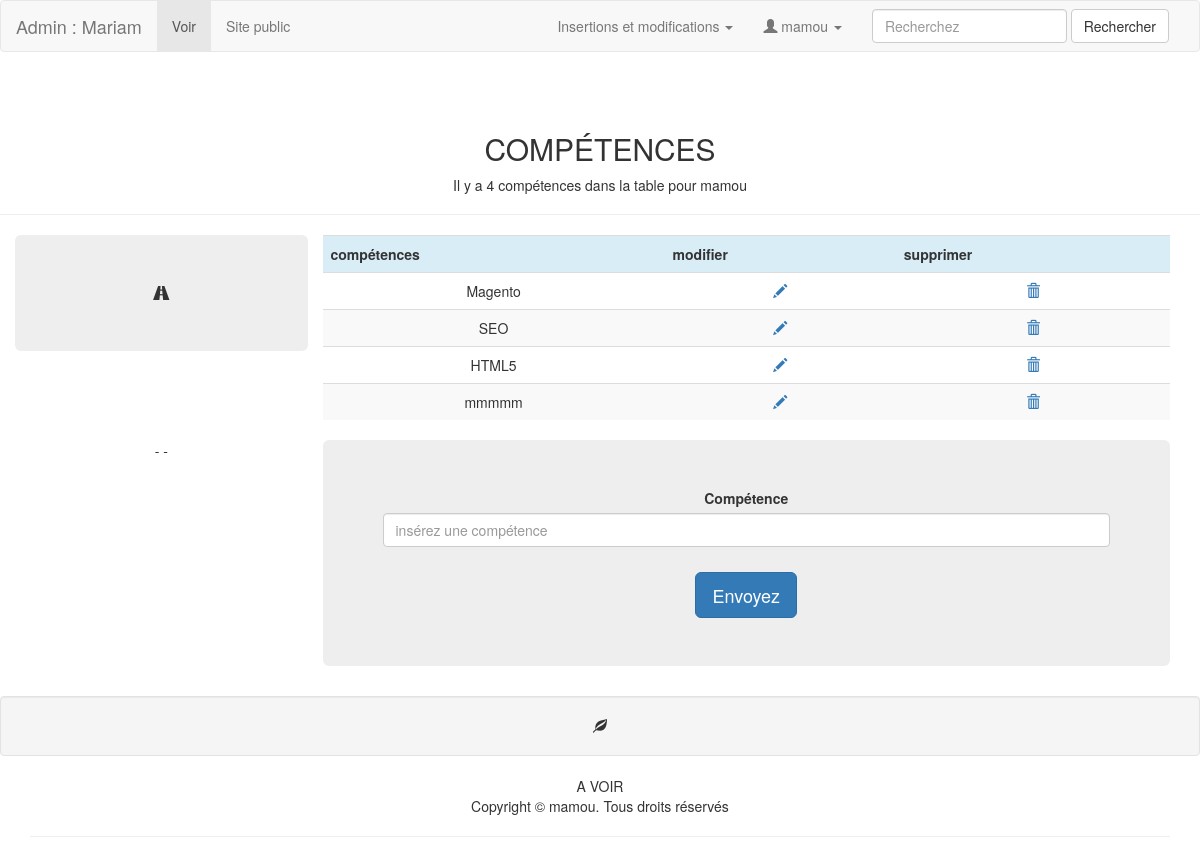
The page /admin/competences.php (signed in) on the database its author committed.
### tables this page shows
CREATE TABLE `utilisateurs` (
  `id_utilisateur` int(11) NOT NULL,
  `prenom` varchar(25) NOT NULL,
  `nom` varchar(25) NOT NULL,
  `email` varchar(50) NOT NULL,
  `telephone` int(20) NOT NULL,
  `mdp` varchar(13) NOT NULL,
  `pseudo` varchar(13) NOT NULL,
  `avatar` varchar(255) NOT NULL,
  `age` int(5) NOT NULL,
  `date_naissance` date NOT NULL,
  `sexe` enum('Femme','Homme','Autre') NOT NULL,
  `etat_civil` enum('M','Mme','Autre') NOT NULL,
  `statut_martial` varchar(13) NOT NULL,
  `adresse` text NOT NULL,
  `code_postal` int(11) NOT NULL,
  `ville` varchar(25) NOT NULL,
  `pays` varchar(25) NOT NULL
);

CREATE TABLE `competences` (
  `id_competence` int(11) NOT NULL,
  `titre_c` varchar(45) NOT NULL,
  `description_c` varchar(45) NOT NULL,
  `utilisateur_id` int(11) NOT NULL
);

### admin/competences.php (the view, shortened to what this page needs)
<?php require '../connexion/connexion.php' ?>
<?php
	if(isset($_SESSION['connexion']) && $_SESSION['connexion']=='connecté'){
		$id_utilisateur=$_SESSION['id_utilisateur'];
	}else{
		header('location:authentification.php');
	}
	?>
<!DOCTYPE html>
<html lang="fr">
<head>
	<?php
		$sql = $pdoCV->query(" SELECT * FROM utilisateurs WHERE id_utilisateur ='$id_utilisateur' ");
		$ligne_utilisateur = $sql->fetch();
	?>
<link rel="stylesheet" href="../css/bootstrap.css">
</head>
<body>
<?php include("include_nav.php"); ?>
<section>
  <div class="row">
   <?php
		$sql = $pdoCV->prepare("SELECT * FROM competences WHERE utilisateur_id = '$id_utilisateur' ");
		$sql->execute();
		$nbr_competences = $sql->rowCount();
	 ?>
    <div class="col-lg-12 page-header text-center">
      <h2>COMPÉTENCES</h2>
      <p>Il y a <?php echo $nbr_competences; ?> compétences dans la table pour <?php echo $ligne_utilisateur['pseudo']; ?></p>
    </div>
  </div>
  <div class="container">
    <div class="row text-center">
     <div class="col-xs-3 jumbotron">
          	<span class="glyphicon glyphicon-road"></span>
     </div>
      <div class="col-xs-9 text-center">
	<table class="table table-striped">
		<tbody>
		<tr class="info">
			<th scope="col">compétences</th>
			<th scope="col">modifier</th>
			<th scope="col">supprimer</th>
		</tr>
		<tr>
			<?php while ($ligne_competence = $sql->fetch()) { ?>
			<td><?php echo $ligne_competence['description_c']; ?></td>
			<td><a href="modif_competence.php?id_competence=<?php echo $ligne_competence['id_competence']; ?>"><span class="glyphicon glyphicon-pencil"></span></a></td>
			<td>
<a class="supr" href="competences.php?id_competence=<?php echo $ligne_competence['id_competence']; ?>">
			<span class="glyphicon glyphicon-trash"></span></a></span></td>
		</tr>
			<?php } ?>
		</tbody>
	</table>
      </div>
    </div>
        <div class="row text-center">
          <div class="col-xs-3">- -
          </div>
          <div class="text-center col-xs-9">
           <div class="jumbotron">
            <form action="competences.php" method="post" class="text-center">
              <div class="form-group">
                <label for="competence">Compétence</label>
                <input type="text" name="competence" class="form-control" id="competence" placeholder="insérez une compétence" required>
              </div>
              <input type="submit" value="Envoyez" class="btn btn-primary btn-lg" style="margin-top: 10px;">
            </form>
          </div>
        </div>
      </div>
</section>
<div class="well text-center"><span class="glyphicon glyphicon-leaf"></span></div>
	<?php include("include_footer.php"); ?>
</body>
</html>

### admin/include_nav.php (shortened to what this page needs)
<nav class="navbar navbar-default">
  <div class="container-fluid">
    <div class="navbar-header">
      <a class="navbar-brand" href="index.php">Admin : <?php echo $ligne_utilisateur['prenom']; ?></a></div>
    <div class="collapse navbar-collapse" id="bs-example-navbar-collapse-1">
      <ul class="nav navbar-nav">
        <li class="active"><a href="#">Voir <span class="sr-only">(current)</span></a> </li>
        <li><a href="../index.php" target="_blank">Site public</a></li>
      </ul>
      <form class="navbar-form navbar-right" role="search">
        <div class="form-group">
          <input type="text" class="form-control" placeholder="Recherchez">
        </div>
        <button type="submit" class="btn btn-default">Rechercher</button>
      </form>
      <ul class="nav navbar-nav navbar-right">
        <li class="dropdown"> <a href="#" class="dropdown-toggle" data-toggle="dropdown" role="button" aria-expanded="false" aria-haspopup="true">Insertions et modifications <span class="caret"></span></a>
        </li>
            <li class="dropdown"><a href="#" class="dropdown-toggle" data-toggle="dropdown" role="button" aria-expanded="false" aria-haspopup="true"> <span class="glyphicon glyphicon-user"></span> <?php echo $ligne_utilisateur['pseudo']; ?> <span class="caret"></span></a>
            </li>
      </ul>
    </div>
  </div>
</nav>

### admin/include_footer.php
<div class="container">
  <div class="row">
    <div class="col-lg-offset-3 col-xs-12 col-lg-6 text-center">
      A VOIR
    </div>
  </div>
</div>
 <footer class="text-center">
  <div class="container">
    <div class="row">
      <div class="col-xs-12">
        <p>Copyright © <?php echo $ligne_utilisateur['pseudo']; ?>. Tous droits réservés</p>
        <hr>
      </div>
    </div>
  </div>
</footer>

### rows shown on the page
utilisateurs: prenom "Mariam", pseudo "mamou"
competences: description_c "Magento"
competences: description_c "SEO"
competences: description_c "HTML5"
competences: description_c "mmmmm"

### other values the page prints
$nbr_competences "4"
